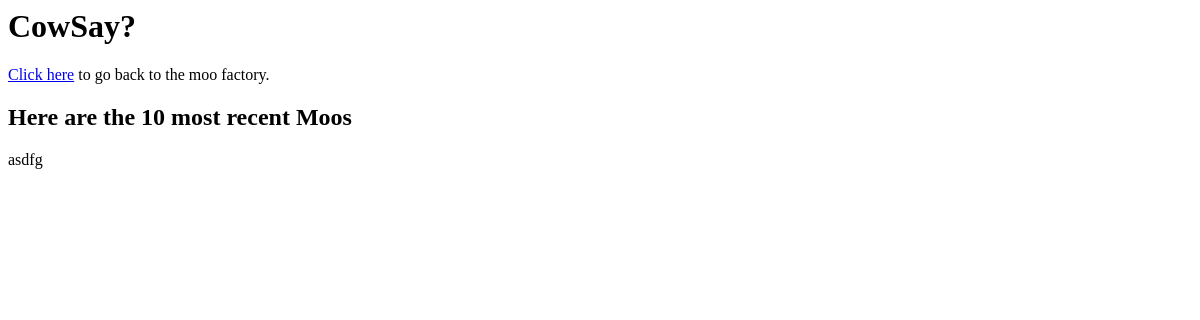
Page /history/ on the earlier database version.
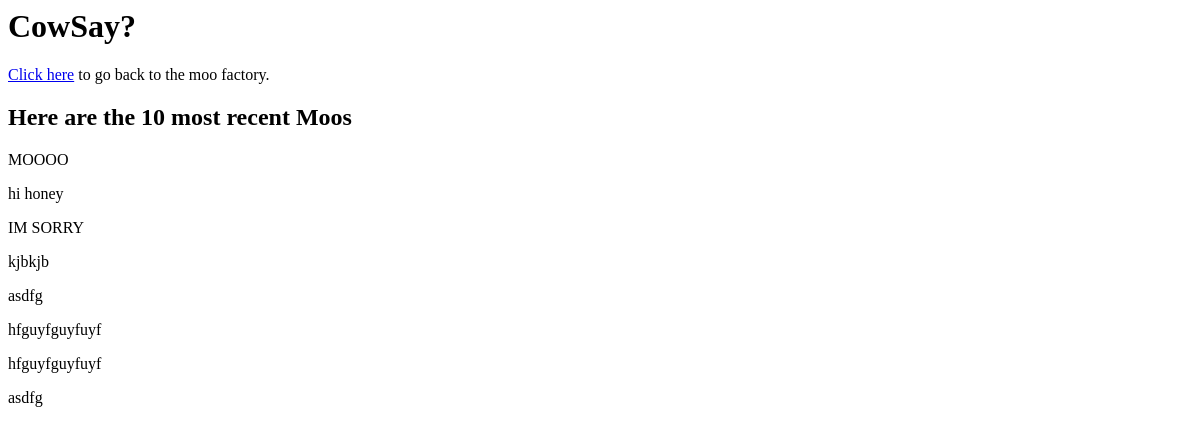
Same page on the later database version.
### homepage/models.py (models this page shows)
class MooText(models.Model):
    text = models.TextField(max_length=50)
    def __str__(self):
        return self.text

### homepage/views.py (the view)
# urls.py: path('history/', history_view, name="history"),
def history_view(request):
    all_moos = MooText.objects.all().order_by('-id')[:10]
    context = {'all_moos':all_moos}
    return render(request, 'history.html', context)

### templates/history.html
{% extends 'base.html'%}
{% block content %}
<div class="moo">
<p><a href="{% url 'homepage' %}">Click here</a> to go back to the moo factory.</p>
<h2> Here are the 10 most recent Moos </h2>
{% for moo in all_moos %}
    <p>{{moo}}</p>
{% endfor%}
</div>
{% endblock %}

### templates/base.html
{% load static %}
<html>
    <body>
        <header>
            <h1>CowSay?</h1>
        </header>
            {%block content%}
            {%endblock%}
    </body>
</html>

Differences in the rows shown:
added MooText: text "MOOOO"
added MooText: text "hi honey"
added MooText: text "IM SORRY"
added MooText: text "kjbkjb"
added MooText: text "asdfg"
added MooText: text "hfguyfguyfuyf"
added MooText: text "hfguyfguyfuyf"
